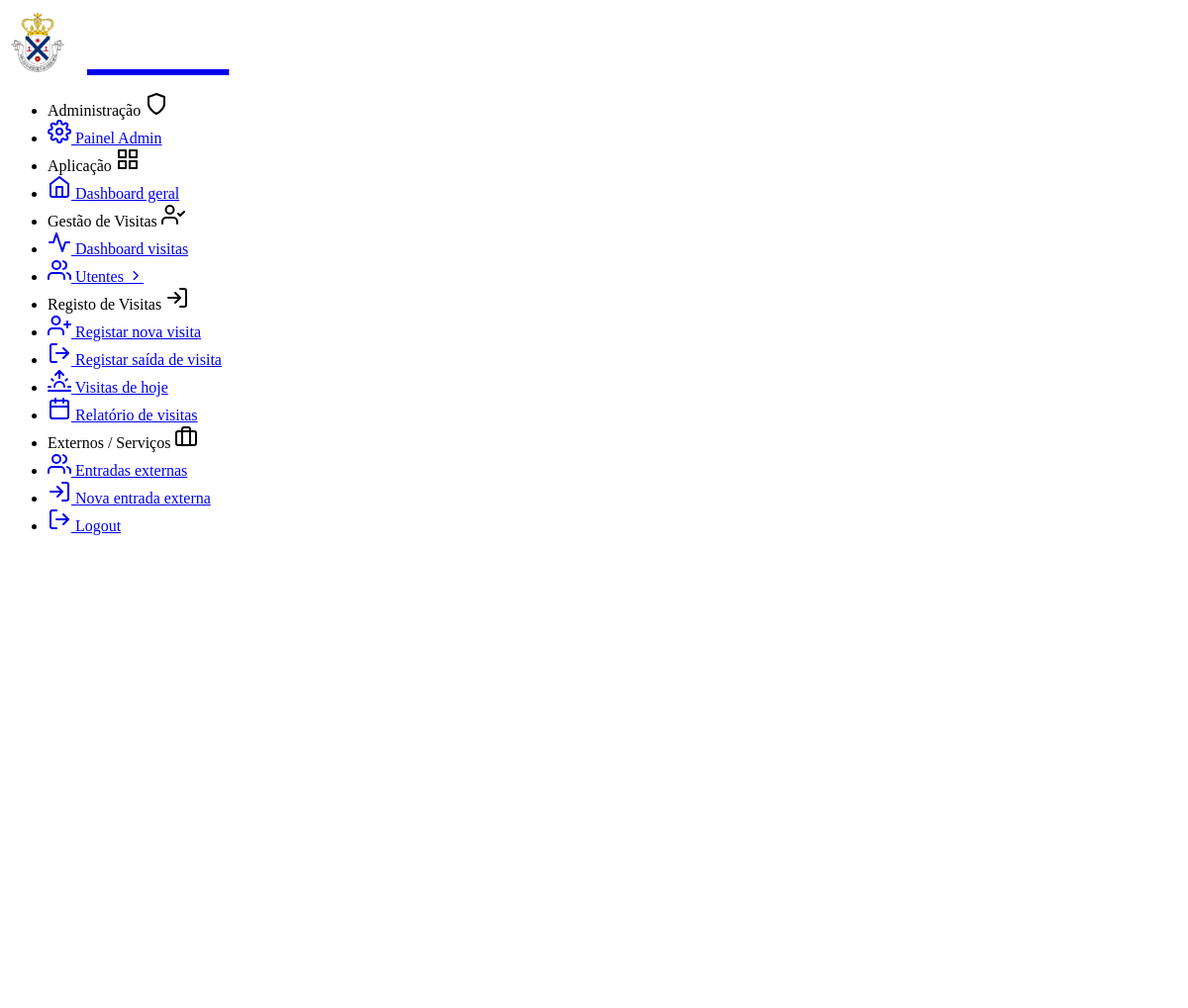
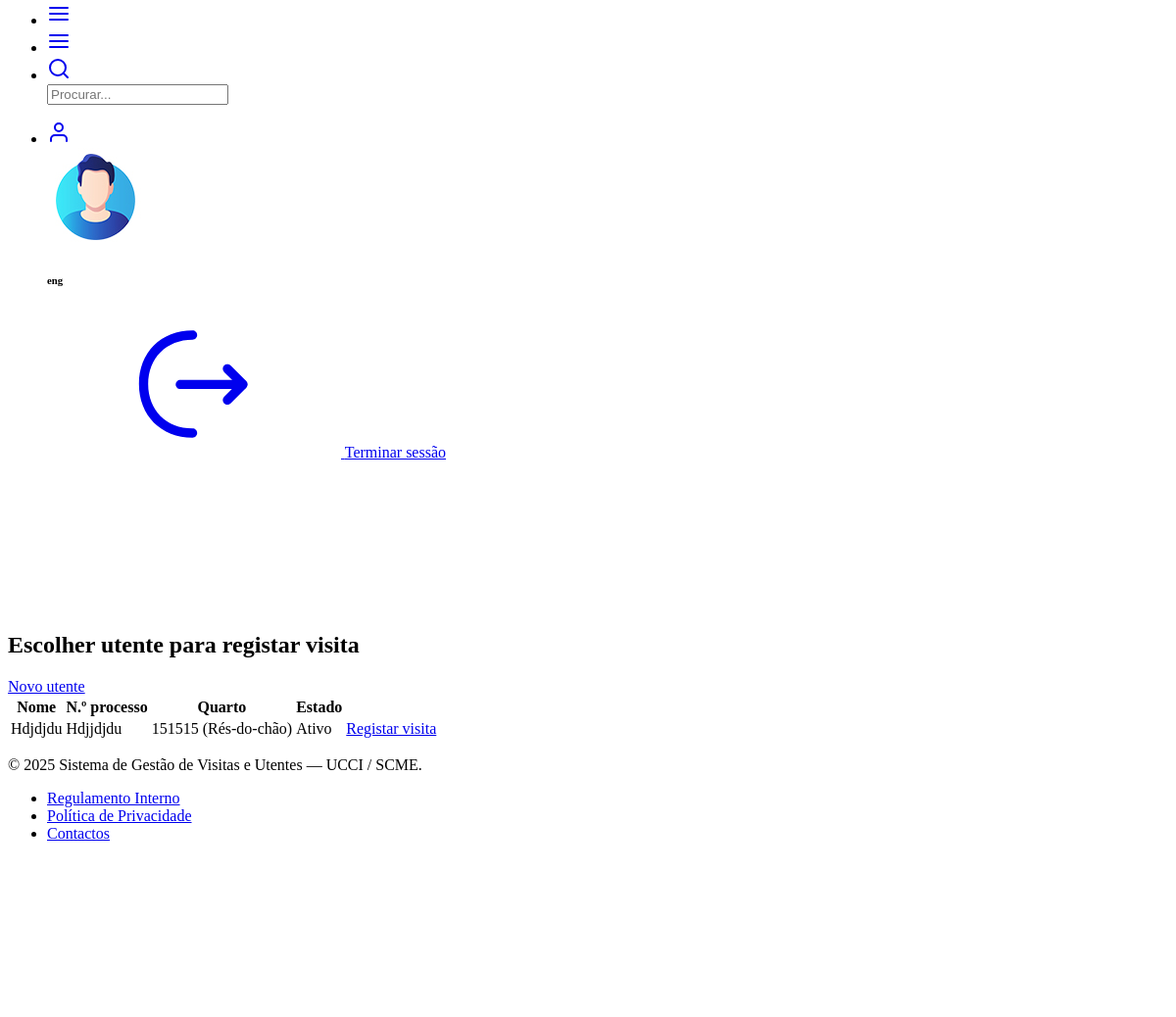
/visitas/visitas/registar/ (signed in), run on the app's committed database (2 pictures, top to bottom).
### visitas/models.py (models this page shows, shortened)
class Utente(models.Model):
    nome = models.CharField("Nome completo", max_length=200)
    data_nascimento = models.DateField("Data de nascimento", blank=True, null=True)
    numero_processo = models.CharField("N.º processo", max_length=50, unique=True)
    numero_utente_sns = models.CharField(
        "N.º Utente SNS", max_length=20, blank=True, null=True
    )
    genero = models.CharField(
        "Género", max_length=1, choices=Genero.choices, blank=True, null=True
    )
    tipo_internamento = models.CharField(
        "Tipo de internamento",
        max_length=15,
        choices=TipoInternamento.choices,
        blank=True,
        null=True,
    )
    quarto = models.ForeignKey(
        Quarto,
        on_delete=models.SET_NULL,
        blank=True,
        null=True,
        related_name="utentes",
        verbose_name="Quarto",
    )
    data_entrada = models.DateField("Data de entrada")
    data_prevista_saida = models.DateField("Data prevista de saída", blank=True, null=True)
    data_saida = models.DateField("Data de saída", blank=True, null=True)
    tipo_alta = models.CharField(
        "Tipo de alta",
        max_length=20,
        choices=TipoAlta.choices,
        blank=True,
        null=True,
    )
    transferido_para = models.CharField(
        "Transferido para",
        max_length=200,
        blank=True,
        null=True,
        help_text="Indicar local/unidade para onde foi transferido.",
    )
    observacoes = models.TextField("Observações", blank=True, null=True)
    visitas_restritas = models.BooleanField("Visitas restritas", default=False)
    alerta_visitas = models.TextField("Alerta para visitas", blank=True, null=True)
    registado_entrada_por = models.ForeignKey(
        User,
        on_delete=models.SET_NULL,
        blank=True,
        null=True,
        related_name="utentes_registados_entrada",
    )
    registado_saida_por = models.ForeignKey(
        User,
        on_delete=models.SET_NULL,
        blank=True,
        null=True,
        related_name="utentes_registados_saida",
    )
    criado_em = models.DateTimeField(auto_now_add=True)
    atualizado_em = models.DateTimeField(auto_now=True)
    class Meta:
        verbose_name = "Utente"
        verbose_name_plural = "Utentes"
        ordering = ["nome"]
    @property
    def ativo(self):
        return self.data_saida is None

class Quarto(models.Model):
    codigo = models.CharField("Código do quarto", max_length=10)
    piso = models.CharField("Piso", max_length=2, choices=Piso.choices)
    descricao = models.CharField("Descrição", max_length=100, blank=True, null=True)
    class Meta:
        verbose_name = "Quarto"
        verbose_name_plural = "Quartos"
        ordering = ["piso", "codigo"]
        unique_together = ("codigo", "piso")
    def __str__(self):
        return f"{self.codigo} ({self.get_piso_display()})"

### visitas/views.py (the view)
# urls.py: path("visitas/registar/", views.escolher_utente_para_visita, name="escolher_utente_para_visita"),
@login_required
def escolher_utente_para_visita(request):
    utentes = Utente.objects.filter(data_saida__isnull=True).order_by("nome")
    return render(request, "visitas/escolher_utente_para_visita.html", {"utentes": utentes})

### templates/visitas/escolher_utente_para_visita.html
{% extends "layouts/base.html" %}
{% block content %}
<div class="pc-container">
  <div class="pc-content">
    <div class="d-flex justify-content-between align-items-center mb-3">
      <h2 class="mb-0">Escolher utente para registar visita</h2>
      <a href="{% url 'visitas:criar_utente' %}" class="btn btn-sm btn-primary">
        Novo utente
      </a>
    </div>
    <div class="card">
      <div class="card-body table-responsive">
        <table class="table table-hover mb-0">
          <thead>
            <tr>
              <th>Nome</th>
              <th>N.º processo</th>
              <th>Quarto</th>
              <th>Estado</th>
              <th style="width: 150px;"></th>
            </tr>
          </thead>
          <tbody>
            {% for u in utentes %}
            <tr>
              <td>{{ u.nome }}</td>
              <td>{{ u.numero_processo }}</td>
              <td>{{ u.quarto|default:"-" }}</td>
              <td>
                {% if u.ativo %}
                  <span class="badge bg-success">Ativo</span>
                {% else %}
                  <span class="badge bg-secondary">Inativo</span>
                {% endif %}
              </td>
              <td class="text-end">
                <a href="{% url 'visitas:registar_visita_utente' u.id %}" class="btn btn-sm btn-outline-primary">
                  Registar visita
                </a>
              </td>
            </tr>
            {% empty %}
            <tr>
              <td colspan="5" class="text-center">
                Não há utentes ativos para registar visitas.
              </td>
            </tr>
            {% endfor %}
          </tbody>
        </table>
      </div>
    </div>
  </div>
</div>
{% endblock %}

### templates/includes/navigation.html (shortened to what this page needs)
{% load static %}
<header class="pc-header">
  <div class="header-wrapper">
    <div class="me-auto pc-mob-drp">
      <ul class="list-unstyled mb-0 d-flex align-items-center">
        <li class="pc-h-item pc-sidebar-collapse">
          <a href="#" class="pc-head-link ms-0" id="sidebar-hide">
            <i data-feather="menu"></i>
          </a>
        </li>
        <li class="pc-h-item pc-sidebar-popup">
          <a href="#" class="pc-head-link ms-0" id="mobile-collapse">
            <i data-feather="menu"></i>
          </a>
        </li>
        <li class="dropdown pc-h-item">
          <a
            class="pc-head-link dropdown-toggle arrow-none m-0 trig-drp-search"
            data-bs-toggle="dropdown"
            href="#"
            role="button"
            aria-haspopup="false"
            aria-expanded="false"
          >
            <i data-feather="search"></i>
          </a>
          <div class="dropdown-menu pc-h-dropdown drp-search">
            <form class="px-3 py-2">
              <input
                type="search"
                class="form-control border-0 shadow-none"
                placeholder="Procurar..."
              />
            </form>
          </div>
        </li>
      </ul>
    </div>
    <div class="ms-auto">
      <ul class="list-unstyled mb-0 d-flex align-items-center">
        <li class="dropdown pc-h-item header-user-profile">
          <a
            class="pc-head-link dropdown-toggle arrow-none me-0"
            data-bs-toggle="dropdown"
            href="#"
            role="button"
            aria-haspopup="false"
            data-bs-auto-close="outside"
            aria-expanded="false"
          >
            <i data-feather="user"></i>
          </a>
          <div class="dropdown-menu dropdown-user-profile dropdown-menu-end pc-h-dropdown p-0 overflow-hidden">
            <div class="dropdown-header d-flex align-items-center justify-content-between bg-primary">
              <div class="d-flex my-2">
                <div class="flex-shrink-0">
                  <img
                    src="{% static 'assets/images/user/avatar-2.jpg' %}"
                    alt="user-image"
                    class="user-avtar wid-35"
                  />
                </div>
                <div class="flex-grow-1 ms-3">
                  {% if request.user.is_authenticated %}
                    <h6 class="text-white mb-1">
                      {{ request.user.get_full_name|default:request.user.username }}
                    </h6>
                  {% else %}
                    <h6 class="text-white mb-1">Utilizador não autenticado</h6>
                  {% endif %}
                </div>
              </div>
            </div>
            <div class="dropdown-body">
              <div
                class="profile-notification-scroll position-relative"
                style="max-height: calc(100vh - 225px)"
              >
                <div class="d-grid my-2 px-3 pb-3">
                  {% if request.user.is_authenticated %}
                    <a href="{% url 'logout' %}" class="btn btn-primary">
                      <svg class="pc-icon me-2">
                        <use xlink:href="#custom-logout-1-outline"></use>
                      </svg>
                      Terminar sessão
                    </a>
                  {% endif %}
                </div>
              </div>
            </div>
          </div>
        </li>
      </ul>
    </div>
  </div>
</header>

### data on the page
Utente: nome "Hdjdjdu", numero_processo "Hdjjdjdu", quarto "151515 (Rés-do-chão)", shows "Ativo"

### other printed values
{{ request.user.get_full_name|default:request.user.username }} "eng"
{{ now|default:"2025" }} "2025"
